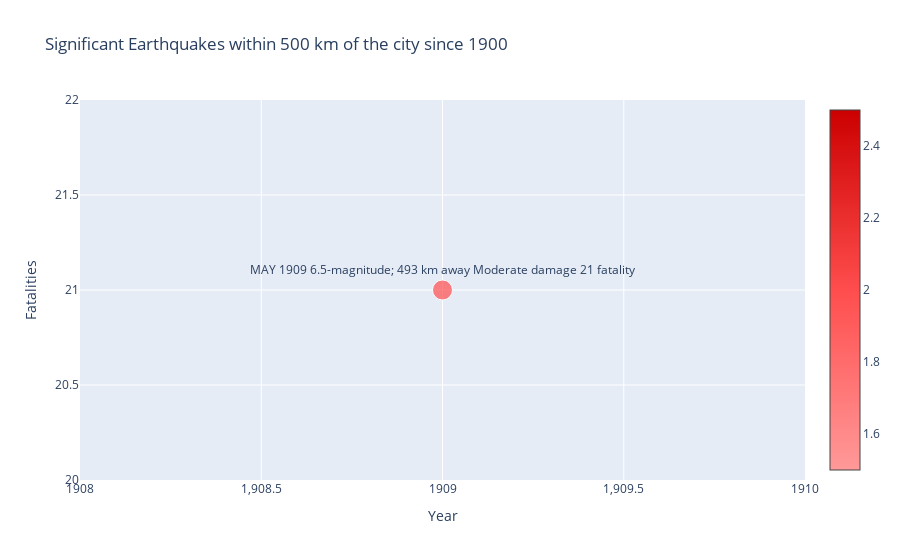

Write notebook code for a chart like this one.
### Code cell
import requests
import pandas as pd
import geopandas as gpd
from shapely.geometry import Point
from datetime import datetime
import matplotlib.pyplot as plt
import numpy as np
import os

def get_earthquake_data():
    url = "http://www.ngdc.noaa.gov/hazel/hazard-service/api/v1/earthquakes"
    response = requests.get(url, params={"minYear": 1900, "maxYear": datetime.now().year})
    response.raise_for_status()  # Check if the request was successful
    eq_json = response.json()
    eq = pd.json_normalize(eq_json, record_path=['items'])
    return eq

def get_earthquake_timeline():
    damages = {
        "0": "None",
        "1": "Limited",
        "2": "Moderate",
        "3": "Severe",
        "4": "Extreme"
    }

    severity_colors = {
        "Low": "#ff9999",
        "Moderate": "#ff4d4d",
        "High": "#cc0000"
    }

    eq = get_earthquake_data()

    y_ratio = 51498 / 13514  # Ratio for the y-axis scaling

    city_point = features.unary_union.centroid

    eq_near = eq.dropna(subset=['latitude', 'longitude'])
    eq_near['geometry'] = eq_near.apply(lambda row: Point(row['longitude'], row['latitude']), axis=1)
    eq_near = gpd.GeoDataFrame(eq_near, geometry='geometry', crs='EPSG:4326')

    # Reproject to a projected CRS for distance calculation
    eq_near = eq_near.to_crs("EPSG:3857")
    city_point = gpd.GeoSeries([city_point], crs="EPSG:4326").to_crs("EPSG:3857").iloc[0]

    eq_near['distance'] = eq_near.geometry.distance(city_point) / 1000  # Distance in kilometers
    eq_near['magXdist'] = eq_near['eqMagnitude'] * (2000 - eq_near['distance'])

    # Fill NaN values with a default value before casting
    eq_near['damageAmountOrder'] = eq_near['damageAmountOrder'].fillna(0).astype(int)
    eq_near['damageMillionsDollars'] = eq_near['damageMillionsDollars'].fillna(0).astype(float)
    eq_near['deaths'] = eq_near['deaths'].fillna(0).astype(int)
    eq_near['deathsAmountOrder'] = eq_near['deathsAmountOrder'].fillna(0).astype(int)
    eq_near['eqMagnitude'] = eq_near['eqMagnitude'].fillna(0).astype(float)
    eq_near['intensity'] = eq_near['intensity'].fillna(0).astype(int)

    conditions = (
        (eq_near['damageAmountOrder'] >= 2) |
        (eq_near['damageMillionsDollars'] >= 1) |
        (eq_near['deaths'] >= 10) |
        (eq_near['deathsAmountOrder'] >= 2) |
        (eq_near['eqMagnitude'] >= 7.5) |
        (eq_near['intensity'] >= 10) |
        (~eq_near['tsunamiEventId'].isna())
    )

    eq_near = eq_near[conditions & (eq_near['distance'] < 500)]

    eq_text = eq_near.copy()
    if 'locationName' in eq_text.columns:
        eq_text['locationName'] = eq_text['locationName'].astype(str)
        eq_text['location'] = eq_text['locationName'].str.extract(r"([^:][\s]+.*)", expand=False).str.strip()
    else:
        eq_text['location'] = ""

    eq_text['fatalities'] = eq_text['deaths'].apply(lambda x: f"{int(x):,} fatalities" if pd.notna(x) else "")
    eq_text['fatalities'] = eq_text['fatalities'].str.replace("1 fatalities", "1 fatality")
    eq_text['fatalities'] = eq_text['fatalities'].str.replace("NA fatalities", "")
    eq_text['damage'] = eq_text['damageAmountOrder'].apply(lambda x: damages.get(str(int(x)), "Unknown") + " damage")
    eq_text['day'] = eq_text['day'].fillna(1).astype(int)
    eq_text['BEGAN'] = pd.to_datetime(eq_text[['year', 'month', 'day']])

    eq_text = eq_text.sort_values(by='BEGAN')
    eq_text['line1'] = eq_text['BEGAN'].dt.strftime('%B %Y').str.upper()
    eq_text['line2'] = eq_text.apply(lambda row: f"{row['eqMagnitude']}-magnitude; {int(row['distance']):,} km away", axis=1)
    eq_text['line3'] = eq_text['damage']
    eq_text['line4'] = eq_text['fatalities']
    eq_text['text'] = eq_text.apply(lambda row: f"{row['line1']}\n{row['line2']}\n{row['line3']}\n{row['line4']}", axis=1)
    eq_text['above_line'] = (2 * (np.arange(len(eq_text)) % 2) - 1) * -1

    eq_text_select = eq_text.nlargest(10, 'magXdist').sort_values(by='BEGAN')

    # Map severity levels to colors
    eq_text_select['severity_color'] = eq_text_select['damageAmountOrder'].apply(lambda x: severity_colors.get(str(int(x)), 'black'))

    # Create scatter plot of the 10 largest earthquakes
    plt.figure(figsize=(12.5, 6))
    scatter = plt.scatter(eq_text_select['BEGAN'].dt.year, eq_text_select['deaths'], s=eq_text_select['damageAmountOrder'] * 100, alpha=0.6, c=eq_text_select['severity_color'], edgecolors="w", linewidth=0.5)
    for _, row in eq_text_select.iterrows():
        plt.text(row['BEGAN'].year + 0.1, row['deaths'] + 0.1, row['text'], fontsize=8, ha='left')
    plt.xlabel('Year')
    plt.ylabel('Fatalities')
    plt.title('Significant Earthquakes within 500 km of the city since 1900')
    plt.grid(True, linestyle='--', linewidth=0.5)
    plt.tight_layout()
    render_path = os.path.join(render_folder, f"{city}_earthquake_timeline.png")
    plt.savefig(render_path, bbox_inches='tight')
    plt.show()
    
    fig = go.Figure()

    fig.add_trace(go.Scatter(
        x=eq_text_select['BEGAN'].dt.year,
        y=eq_text_select['deaths'],
        mode='markers+text',
        text=eq_text_select['text'],
        marker=dict(
            size=eq_text_select['damageAmountOrder'] * 10,
            color=eq_text_select['damageAmountOrder'],
            colorscale=['#ff9999', '#ff4d4d', '#cc0000'],
            showscale=True
        ),
        textposition='top center'
    ))

    fig.update_layout(
        title='Significant Earthquakes within 500 km of the city since 1900',
        xaxis=dict(
            title='Year'
        ),
        autosize=True,
        yaxis_title='Fatalities',
        showlegend=False
    )
    fig.show()
    fig.write_html(render_path.replace('.png', '.html'),full_html=False, include_plotlyjs='cdn')

### Figure 1 — Plotly figure (JSON) as saved in the notebook; plotly's stock layout.template omitted (floating-point values rounded to 4 significant figures)
{"data": [{"marker": {"color": [2], "colorscale": [[0, "#ff9999"], [0.5, "#ff4d4d"], [1, "#cc0000"]], "showscale": true, "size": [20]}, "mode": "markers+text", "text": ["MAY 1909\n6.5-magnitude; 493 km away\nModerate damage\n21 fatality"], "textposition": "top center", "type": "scatter", "x": [1909], "y": [21]}], "layout": {"showlegend": false, "title": {"text": "Significant Earthquakes within 500 km of the city since 1900"}, "xaxis": {"title": {"text": "Year"}}, "yaxis": {"title": {"text": "Fatalities"}}}}
